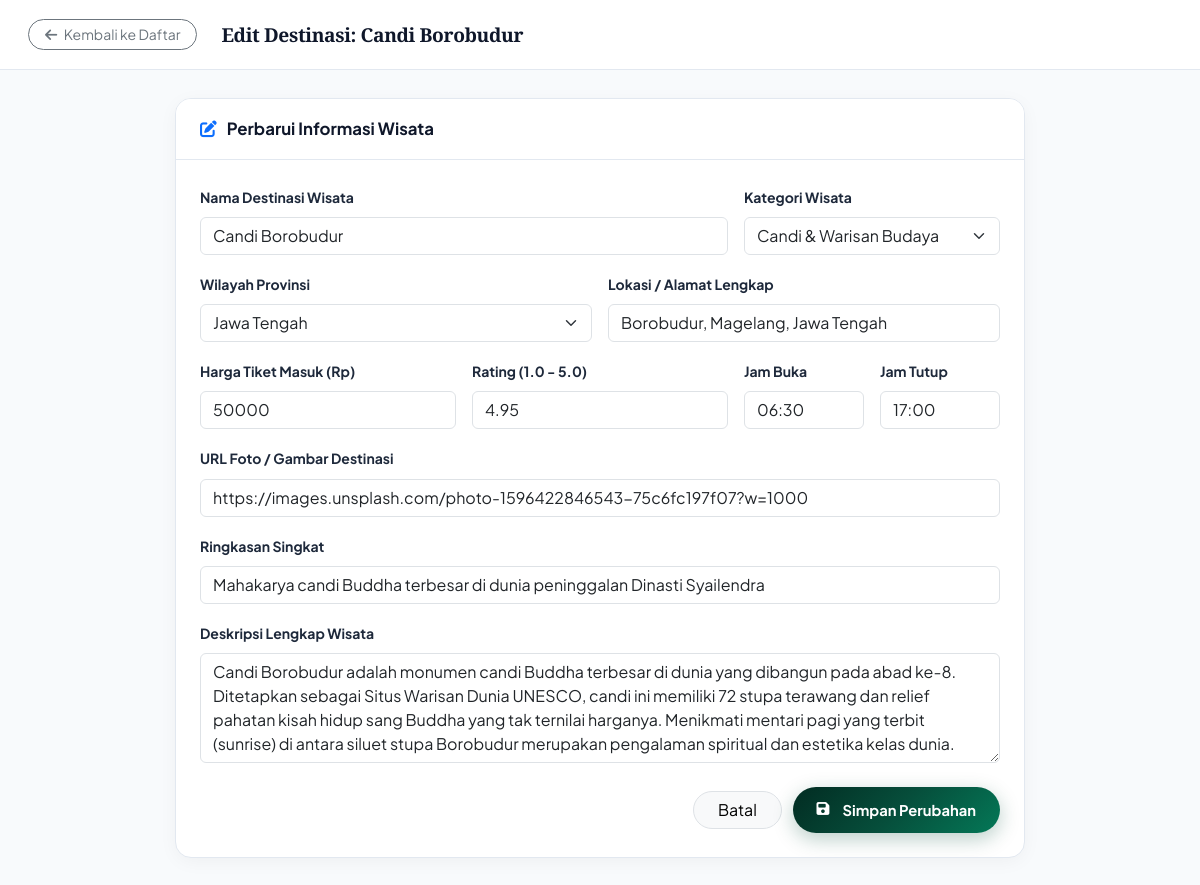
Page /admin/destinasi_edit.php?id=1 (signed in) on the committed database.
### tables this page shows
CREATE TABLE `destinasi` (
  `id` INT(11) NOT NULL AUTO_INCREMENT,
  `provinsi_id` INT(11) NOT NULL,
  `kategori_id` INT(11) NOT NULL,
  `nama_destinasi` VARCHAR(150) NOT NULL,
  `slug` VARCHAR(150) NOT NULL,
  `ringkasan` VARCHAR(255) NOT NULL,
  `deskripsi_lengkap` LONGTEXT NOT NULL,
  `lokasi_spesifik` VARCHAR(255) NOT NULL,
  `harga_tiket` DECIMAL(12,2) NOT NULL DEFAULT 0.00,
  `jam_buka` VARCHAR(20) DEFAULT '08:00',
  `jam_tutup` VARCHAR(20) DEFAULT '17:00',
  `rating` DECIMAL(3,2) DEFAULT 4.80,
  `jumlah_ulasan` INT(11) DEFAULT 0,
  `kuota_harian` INT(11) DEFAULT 500,
  `gambar_utama` VARCHAR(255) NOT NULL,
  `status` ENUM('aktif', 'pemeliharaan', 'tutup') DEFAULT 'aktif',
  `is_populer` TINYINT(1) DEFAULT 1,
  `created_at` DATETIME DEFAULT CURRENT_TIMESTAMP,
  PRIMARY KEY (`id`),
  UNIQUE KEY `idx_destinasi_slug` (`slug`),
  KEY `fk_destinasi_provinsi` (`provinsi_id`),
  KEY `fk_destinasi_kategori` (`kategori_id`),
  CONSTRAINT `fk_destinasi_kategori` FOREIGN KEY (`kategori_id`) REFERENCES `kategori_wisata` (`id`) ON DELETE CASCADE,
  CONSTRAINT `fk_destinasi_provinsi` FOREIGN KEY (`provinsi_id`) REFERENCES `provinsi` (`id`) ON DELETE CASCADE
);

CREATE TABLE `kategori_wisata` (
  `id` INT(11) NOT NULL AUTO_INCREMENT,
  `nama_kategori` VARCHAR(100) NOT NULL,
  `slug` VARCHAR(100) NOT NULL,
  `icon` VARCHAR(50) NOT NULL DEFAULT 'fa-map-pin',
  `deskripsi` TEXT,
  `badge_color` VARCHAR(30) DEFAULT '#0d9488',
  PRIMARY KEY (`id`),
  UNIQUE KEY `idx_kategori_slug` (`slug`)
);

CREATE TABLE `provinsi` (
  `id` INT(11) NOT NULL AUTO_INCREMENT,
  `nama_provinsi` VARCHAR(100) NOT NULL,
  `slug` VARCHAR(100) NOT NULL,
  `ibu_kota` VARCHAR(100) NOT NULL,
  `deskripsi` TEXT,
  `foto_banner` VARCHAR(255) DEFAULT NULL,
  PRIMARY KEY (`id`),
  UNIQUE KEY `idx_provinsi_slug` (`slug`)
);

### admin/destinasi_edit.php (the view, shortened to what this page needs)
<?php
require_once __DIR__ . '/../koneksi.php';
$id = (int)($_GET['id'] ?? 0);
$res = mysqli_query($conn, "SELECT * FROM destinasi WHERE id = {$id} LIMIT 1");
$dest = mysqli_fetch_assoc($res);
$kategori_query = mysqli_query($conn, "SELECT * FROM kategori_wisata ORDER BY id ASC");
$provinsi_query = mysqli_query($conn, "SELECT * FROM provinsi ORDER BY id ASC");
?>
<!DOCTYPE html>
<html lang="id">
<head>
  <link href="https://cdn.jsdelivr.net/npm/bootstrap@5.3.2/dist/css/bootstrap.min.css" rel="stylesheet">
  <link rel="stylesheet" href="https://cdnjs.cloudflare.com/ajax/libs/font-awesome/6.4.2/css/all.min.css">
  <link rel="stylesheet" href="../assets/css/style.css">
  <link rel="stylesheet" href="../assets/css/dashboard.css">
</head>
<body class="dashboard-body">
<div class="dashboard-layout">
  <main class="dashboard-main ms-0">
    <header class="dashboard-topbar">
      <div class="topbar-left">
        <a href="destinasi.php" class="btn btn-outline-secondary btn-sm rounded-pill px-3 me-2">
          <i class="fas fa-arrow-left me-1"></i> Kembali ke Daftar
        </a>
        <h2 class="topbar-title">Edit Destinasi: <?= htmlspecialchars($dest['nama_destinasi']); ?></h2>
      </div>
    </header>
    <div class="dashboard-container">
      <div class="card-luxury max-w-800 mx-auto" style="max-width: 850px;">
        <div class="card-luxury-header">
          <h5 class="card-luxury-title">
            <i class="fas fa-pen-to-square text-primary"></i> Perbarui Informasi Wisata
          </h5>
        </div>
        <div class="card-luxury-body">
          <form method="POST" action="">
            <div class="row g-3">
              <div class="col-md-8">
                <label class="form-label fw-bold fs-7">Nama Destinasi Wisata</label>
                <input type="text" name="nama_destinasi" class="form-control" value="<?= htmlspecialchars($dest['nama_destinasi']); ?>" required>
              </div>
              <div class="col-md-4">
                <label class="form-label fw-bold fs-7">Kategori Wisata</label>
                <select name="kategori_id" class="form-select">
                  <?php while ($k = mysqli_fetch_assoc($kategori_query)): ?>
                    <option value="<?= $k['id']; ?>" <?= ($dest['kategori_id'] == $k['id']) ? 'selected' : ''; ?>>
                      <?= htmlspecialchars($k['nama_kategori']); ?>
                    </option>
                  <?php endwhile; ?>
                </select>
              </div>
              <div class="col-md-6">
                <label class="form-label fw-bold fs-7">Wilayah Provinsi</label>
                <select name="provinsi_id" class="form-select">
                  <?php while ($p = mysqli_fetch_assoc($provinsi_query)): ?>
                    <option value="<?= $p['id']; ?>" <?= ($dest['provinsi_id'] == $p['id']) ? 'selected' : ''; ?>>
                      <?= htmlspecialchars($p['nama_provinsi']); ?>
                    </option>
                  <?php endwhile; ?>
                </select>
              </div>
              <div class="col-md-6">
                <label class="form-label fw-bold fs-7">Lokasi / Alamat Lengkap</label>
                <input type="text" name="lokasi_spesifik" class="form-control" value="<?= htmlspecialchars($dest['lokasi_spesifik']); ?>" required>
              </div>
              <div class="col-md-4">
                <label class="form-label fw-bold fs-7">Harga Tiket Masuk (Rp)</label>
                <input type="number" name="harga_tiket" class="form-control" value="<?= (int)$dest['harga_tiket']; ?>" min="0" step="1000" required>
              </div>
              <div class="col-md-4">
                <label class="form-label fw-bold fs-7">Rating (1.0 - 5.0)</label>
                <input type="number" name="rating" class="form-control" value="<?= $dest['rating']; ?>" min="1.0" max="5.0" step="0.1" required>
              </div>
              <div class="col-md-2">
                <label class="form-label fw-bold fs-7">Jam Buka</label>
                <input type="text" name="jam_buka" class="form-control" value="<?= htmlspecialchars($dest['jam_buka']); ?>" required>
              </div>
              <div class="col-md-2">
                <label class="form-label fw-bold fs-7">Jam Tutup</label>
                <input type="text" name="jam_tutup" class="form-control" value="<?= htmlspecialchars($dest['jam_tutup']); ?>" required>
              </div>
              <div class="col-12">
                <label class="form-label fw-bold fs-7">URL Foto / Gambar Destinasi</label>
                <input type="url" name="gambar_utama" class="form-control" value="<?= htmlspecialchars($dest['gambar_utama']); ?>">
              </div>
              <div class="col-12">
                <label class="form-label fw-bold fs-7">Ringkasan Singkat</label>
                <input type="text" name="ringkasan" class="form-control" value="<?= htmlspecialchars($dest['ringkasan']); ?>">
              </div>
              <div class="col-12">
                <label class="form-label fw-bold fs-7">Deskripsi Lengkap Wisata</label>
                <textarea name="deskripsi_lengkap" class="form-control" rows="4" required><?= htmlspecialchars($dest['deskripsi_lengkap']); ?></textarea>
              </div>
              <div class="col-12 text-end mt-4">
                <a href="destinasi.php" class="btn btn-light border px-4 rounded-pill me-2">Batal</a>
                <button type="submit" class="btn btn-luxury-primary px-4 rounded-pill">
                  <i class="fas fa-save me-1"></i> Simpan Perubahan
                </button>
              </div>
            </div>
          </form>
        </div>
      </div>
    </div>
  </main>
</div>
</body>
</html>

### assets/css/style.css (style rules this page uses)
:root { --primary: #064e3b; --primary-dark: #022c22; --primary-light: #059669; --primary-glow: rgba(5, 150, 105, 0.25); --primary-soft: #ecfdf5; --secondary: #b45309; --secondary-light: #d97706; --secondary-gold: #f59e0b; --secondary-glow: rgba(245, 158, 11, 0.25); --dark: #09131f; --dark-surface: #0f172a; --dark-card: #1e293b; --muted: #64748b; --border: #e2e8f0; --border-light: rgba(255, 255, 255, 0.15); --bg-soft: #f8fafc; --bg-gradient: linear-gradient(135deg, #022c22 0%, #064e3b 50%, #047857 100%); --gold-gradient: linear-gradient(135deg, #b45309 0%, #d97706 50%, #f59e0b 100%); --glass-bg: rgba(255, 255, 255, 0.85); --glass-border: rgba(255, 255, 255, 0.6); --glass-dark: rgba(15, 23, 42, 0.75); --shadow-sm: 0 4px 6px -1px rgba(0, 0, 0, 0.05); --shadow-md: 0 10px 25px -5px rgba(0, 0, 0, 0.08), 0 8px 10px -6px rgba(0, 0, 0, 0.04); --shadow-xl: 0 20px 45px -12px rgba(6, 78, 59, 0.18); --shadow-gold: 0 12px 30px -5px rgba(217, 119, 6, 0.35); --radius-sm: 10px; --radius-md: 16px; --radius-lg: 24px; --radius-full: 9999px; --font-serif: 'Cinzel', serif; --font-display: 'Playfair Display', serif; --font-sans: 'Plus Jakarta Sans', sans-serif; --transition: all 0.35s cubic-bezier(0.4, 0, 0.2, 1); }
* { margin: 0; padding: 0; box-sizing: border-box; }
html { scroll-behavior: smooth; }
body { font-family: var(--font-sans); background-color: var(--bg-soft); color: #1e293b; line-height: 1.65; overflow-x: hidden; -webkit-font-smoothing: antialiased; }
h1, h2, h3, .font-serif { font-family: var(--font-serif); letter-spacing: -0.02em; }
.btn-luxury-primary { background: var(--bg-gradient); color: #fff; border: none; padding: 12px 26px; border-radius: var(--radius-md); font-weight: 700; font-size: 0.92rem; transition: var(--transition); display: inline-flex; align-items: center; gap: 9px; text-decoration: none; box-shadow: 0 6px 20px rgba(6, 78, 59, 0.28); }
.fs-7 { font-size: 0.875rem !important; }

### assets/css/dashboard.css (style rules this page uses)
:root { --primary: #064e3b; --primary-light: #047857; --secondary: #b45309; --secondary-gold: #f59e0b; --dark: #0f172a; --dark-sidebar: #092c22; --sidebar-width: 260px; --topbar-height: 70px; --border-color: #e2e8f0; --bg-main: #f8fafc; --card-shadow: 0 4px 20px -2px rgba(0, 0, 0, 0.05); }
body.dashboard-body { font-family: 'Plus Jakarta Sans', sans-serif; background-color: var(--bg-main); color: #1e293b; min-height: 100vh; margin: 0; }
.dashboard-layout { display: flex; min-height: 100vh; }
.dashboard-main { margin-left: var(--sidebar-width); flex-grow: 1; min-width: 0; display: flex; flex-direction: column; }
.dashboard-topbar { height: var(--topbar-height); background: #ffffff; border-bottom: 1px solid var(--border-color); padding: 0 28px; display: flex; align-items: center; justify-content: space-between; position: sticky; top: 0; z-index: 100; }
.topbar-left { display: flex; align-items: center; gap: 16px; }
.topbar-title { font-size: 1.2rem; font-weight: 700; color: var(--dark); margin: 0; }
.dashboard-container { padding: 28px; flex-grow: 1; }
.card-luxury { background: #ffffff; border-radius: 16px; border: 1px solid var(--border-color); box-shadow: var(--card-shadow); margin-bottom: 24px; overflow: hidden; }
.card-luxury-header { padding: 20px 24px; border-bottom: 1px solid var(--border-color); display: flex; align-items: center; justify-content: space-between; background: #ffffff; }
.card-luxury-title { font-size: 1.05rem; font-weight: 700; color: #0f172a; margin: 0; display: flex; align-items: center; gap: 10px; }
.card-luxury-body { padding: 24px; }

### rows in the picture
destinasi: nama_destinasi "Candi Borobudur", kategori_id "Candi & Warisan Budaya", provinsi_id "Jawa Tengah", lokasi_spesifik "Borobudur, Magelang, Jawa Tengah", harga_tiket "50000", rating "4.95", jam_buka "06:30", jam_tutup "17:00", gambar_utama "https://images.unsplash.com/photo-1596422846543-75c6fc197f07?w=1000", ringkasan "Mahakarya candi Buddha terbesar di dunia peninggalan Dinasti Syailendra", deskripsi_lengkap "Candi Borobudur adalah monumen candi Buddha terbesar di dunia yang dibangun pada abad ke-8. Ditetapkan sebagai Situs Warisan Dunia UNESCO, candi ini memiliki 72 stupa terawang dan relief pahatan kisah hidup sang Buddha yang tak ternilai harganya. Menikmati mentari pagi yang terbit (sunrise) di antara siluet stupa Borobudur merupakan pengalaman spiritual dan estetika kelas dunia."
